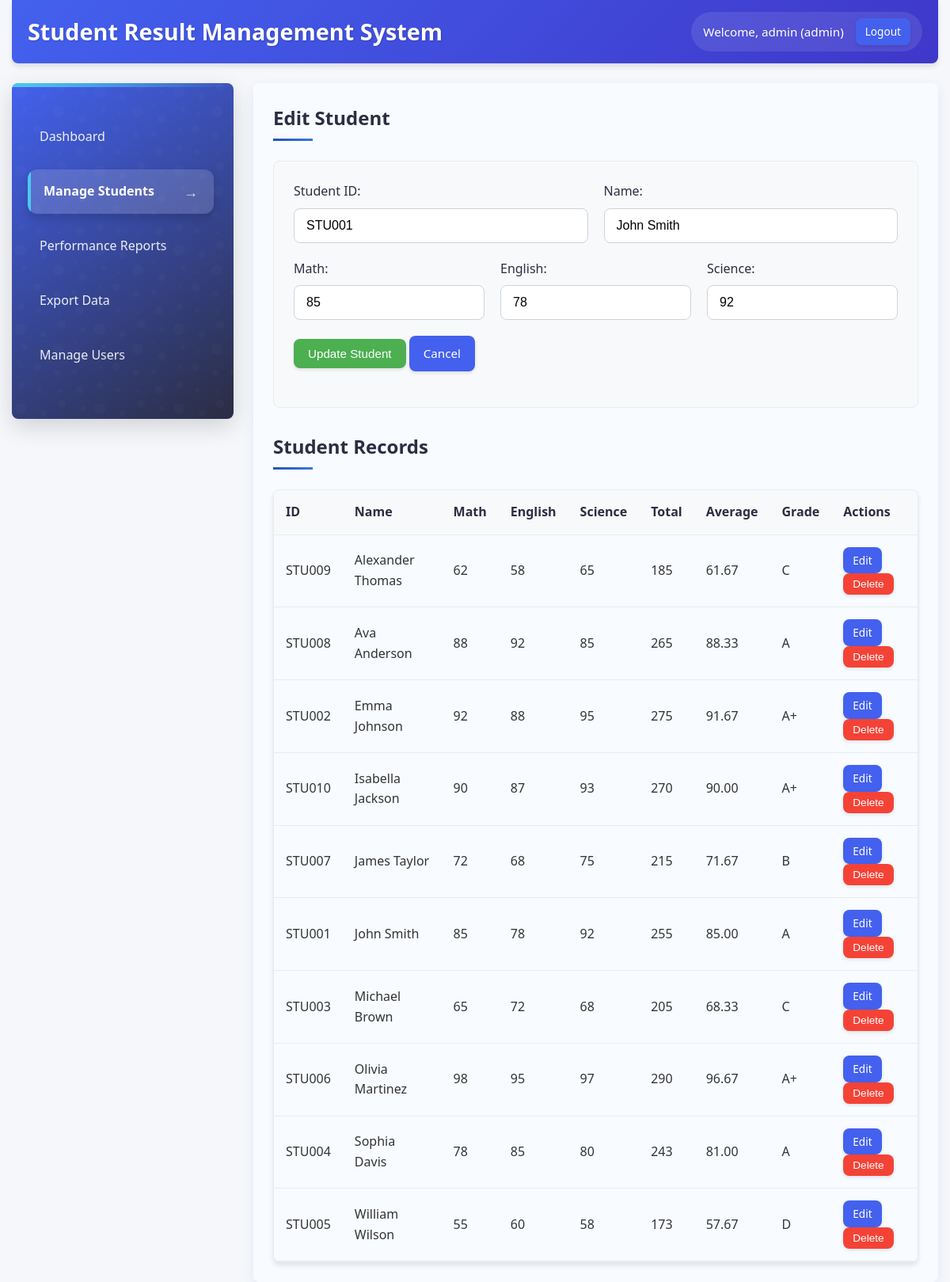
Screenshot of /manage_students.php?edit=1 (signed in) with the database file from the repository.
### tables this page shows
CREATE TABLE students (
    id INT AUTO_INCREMENT PRIMARY KEY,
    student_id VARCHAR(20) NOT NULL UNIQUE,
    name VARCHAR(100) NOT NULL,
    math INT NOT NULL,
    english INT NOT NULL,
    science INT NOT NULL,
    total INT NOT NULL,
    average DECIMAL(5,2) NOT NULL,
    grade VARCHAR(2) NOT NULL,
    created_by INT,
    created_at TIMESTAMP DEFAULT CURRENT_TIMESTAMP,
    updated_at TIMESTAMP DEFAULT CURRENT_TIMESTAMP ON UPDATE CURRENT_TIMESTAMP,
    FOREIGN KEY (created_by) REFERENCES users(id) ON DELETE SET NULL
);

### manage_students.php (the view, shortened to what this page needs)
<?php
require_once 'config.php';
$edit_student = null;
if (isset($_GET['edit']) && !empty($_GET['edit'])) {
    $edit_id = (int)$_GET['edit'];
    $stmt = $conn->prepare("SELECT * FROM students WHERE id = ?");
    $stmt->bind_param("i", $edit_id);
    $stmt->execute();
    $result = $stmt->get_result();
    if ($result->num_rows == 1) {
        $edit_student = $result->fetch_assoc();
    }
}
$students = array();
$query = "SELECT * FROM students ORDER BY name";
$result = $conn->query($query);
if ($result && $result->num_rows > 0) {
    while ($row = $result->fetch_assoc()) {
        $students[] = $row;
    }
}
?>
<!DOCTYPE html>
<html lang="en">
<head>
    <link rel="stylesheet" href="styles.css">
</head>
<body>
    <div class="container">
        <div class="header">
            <h1>Student Result Management System</h1>
            <div class="user-info">
                Welcome, <?php echo htmlspecialchars($_SESSION['username']); ?> (<?php echo htmlspecialchars($_SESSION['role']); ?>)
                <a href="logout.php" class="btn btn-sm">Logout</a>
            </div>
        </div>
        <div class="dashboard">
            <div class="sidebar">
                <ul class="menu">
                    <li><a href="dashboard.php">Dashboard</a></li>
                    <li><a href="manage_students.php" class="active">Manage Students</a></li>
                    <li><a href="reports.php">Performance Reports</a></li>
                    <li><a href="export.php">Export Data</a></li>
                    <?php if ($_SESSION['role'] == 'admin'): ?>
                    <li><a href="manage_users.php">Manage Users</a></li>
                    <?php endif; ?>
                </ul>
            </div>
            <div class="main-content">
                <h2><?php echo $edit_student ? 'Edit Student' : 'Add New Student'; ?></h2>
                <div class="form-container">
                    <form method="POST" action="" class="student-form">
                        <div class="form-row">
                            <div class="form-group">
                                <label for="student_id">Student ID:</label>
                                <input type="text" id="student_id" name="student_id" class="form-control" value="<?php echo $edit_student ? htmlspecialchars($edit_student['student_id']) : ''; ?>" required>
                            </div>
                            <div class="form-group">
                                <label for="name">Name:</label>
                                <input type="text" id="name" name="name" class="form-control" value="<?php echo $edit_student ? htmlspecialchars($edit_student['name']) : ''; ?>" required>
                            </div>
                        </div>
                        <div class="form-row">
                            <div class="form-group">
                                <label for="math">Math:</label>
                                <input type="number" id="math" name="math" class="form-control" min="0" max="100" value="<?php echo $edit_student ? $edit_student['math'] : ''; ?>" required>
                            </div>
                            <div class="form-group">
                                <label for="english">English:</label>
                                <input type="number" id="english" name="english" class="form-control" min="0" max="100" value="<?php echo $edit_student ? $edit_student['english'] : ''; ?>" required>
                            </div>
                            <div class="form-group">
                                <label for="science">Science:</label>
                                <input type="number" id="science" name="science" class="form-control" min="0" max="100" value="<?php echo $edit_student ? $edit_student['science'] : ''; ?>" required>
                            </div>
                        </div>
                        <div class="form-group">
                            <button type="submit" name="save_student" class="btn btn-success"><?php echo $edit_student ? 'Update Student' : 'Add Student'; ?></button>
                            <?php if ($edit_student): ?>
                                <a href="manage_students.php" class="btn btn-secondary">Cancel</a>
                            <?php endif; ?>
                        </div>
                    </form>
                </div>
                <h2>Student Records</h2>
                <div class="table-container">
                    <table class="data-table">
                        <thead>
                            <tr>
                                <th>ID</th>
                                <th>Name</th>
                                <th>Math</th>
                                <th>English</th>
                                <th>Science</th>
                                <th>Total</th>
                                <th>Average</th>
                                <th>Grade</th>
                                <th>Actions</th>
                            </tr>
                        </thead>
                        <tbody>
                            <?php if (count($students) > 0): ?>
                                <?php foreach ($students as $student): ?>
                                    <tr>
                                        <td><?php echo htmlspecialchars($student['student_id']); ?></td>
                                        <td><?php echo htmlspecialchars($student['name']); ?></td>
                                        <td><?php echo $student['math']; ?></td>
                                        <td><?php echo $student['english']; ?></td>
                                        <td><?php echo $student['science']; ?></td>
                                        <td><?php echo $student['total']; ?></td>
                                        <td><?php echo number_format($student['average'], 2); ?></td>
                                        <td><?php echo $student['grade']; ?></td>
                                        <td>
                                            <a href="manage_students.php?edit=<?php echo $student['id']; ?>" class="btn btn-sm">Edit</a>
                                            <form method="POST" action="" style="display: inline;">
                                                <button type="submit" name="delete_student" class="btn btn-sm btn-danger" onclick="return confirm('Are you sure you want to delete this student?')">Delete</button>
                                            </form>
                                        </td>
                                    </tr>
                                <?php endforeach; ?>
                            <?php else: ?>
                                <tr>
                                    <td colspan="9" style="text-align: center; padding: 20px;">No records found</td>
                                </tr>
                            <?php endif; ?>
                        </tbody>
                    </table>
                </div>
            </div>
        </div>
    </div>
</body>
</html>

### rows the page displays
students: student_id "STU001", name "John Smith", math "85", english "78", science "92", student "STU001", total "255", average "85.00", grade "A"
students: student "STU009", name "Alexander Thomas", math "62", english "58", science "65", total "185", average "61.67", grade "C"
students: student "STU008", name "Ava Anderson", math "88", english "92", science "85", total "265", average "88.33", grade "A"
students: student "STU002", name "Emma Johnson", math "92", english "88", science "95", total "275", average "91.67", grade "A+"
students: student "STU010", name "Isabella Jackson", math "90", english "87", science "93", total "270", average "90.00", grade "A+"
students: student "STU007", name "James Taylor", math "72", english "68", science "75", total "215", average "71.67", grade "B"
students: student "STU003", name "Michael Brown", math "65", english "72", science "68", total "205", average "68.33", grade "C"
students: student "STU006", name "Olivia Martinez", math "98", english "95", science "97", total "290", average "96.67", grade "A+"
students: student "STU004", name "Sophia Davis", math "78", english "85", science "80", total "243", average "81.00", grade "A"
students: student "STU005", name "William Wilson", math "55", english "60", science "58", total "173", average "57.67", grade "D"

### other values shown
$_SESSION['username'] "admin"
$_SESSION['role'] "admin"
